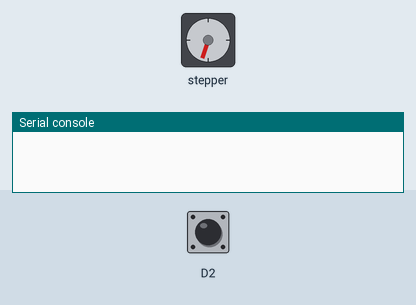
This program was run on a simulated CircuitPython board. Shown: stepper motor, the last lines printed to the serial console. Inputs (shaded band) come from the test bench; at power-on: D2 HIGH. The stepper is drawn at 200 steps a turn.

Above: at 1.2 s.
1.3 s: D2 pulled LOW for 0.15 s
At 2.27 s:
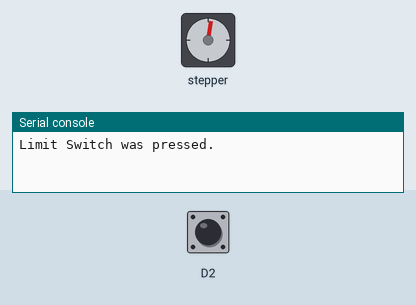
4.3 s: D2 pulled LOW for 1 s
At 4.67 s:
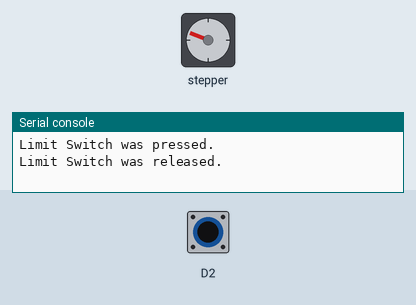
Timing chart, 0 to 19.3 s (numbered marks = the images above; inputs shaded):
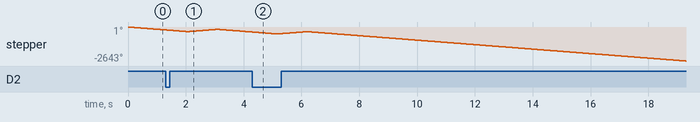

The program:

stepper_limit.py
```python
# Carolina Chao
# Stepper Mottor and Limit Switch - 1/10/2024

import asyncio
import board
import keypad
import time
import digitalio
from adafruit_motor import stepper


DELAY = 0.01    # variable for time between steps
STEPS = 100     # 100 = 0.5 times full rotation of motor

coils = (       # read 4 coils in motor which control steps (4 wires)
    digitalio.DigitalInOut(board.D9),  # A1
    digitalio.DigitalInOut(board.D10), # A2
    digitalio.DigitalInOut(board.D11), # B1
    digitalio.DigitalInOut(board.D12), # B2
)

for coil in coils:          # set digital pins as output
    coil.direction = digitalio.Direction.OUTPUT

motor = stepper.StepperMotor(coils[0], coils[1], coils[2], coils[3], microsteps=None)   # motor object created

async def catch_pin_transitions(pin):      # Print a message when pin goes low and when it goes high.
    with keypad.Keys((pin,), value_when_pressed=False) as keys:
        while True:
            event = keys.events.get()
            if event:
                if event.pressed:           # if limit switch pressed
                    print("Limit Switch was pressed.")
                    for step in range(STEPS):       #
                        motor.onestep(style=stepper.DOUBLE)     # move motor clockwise
                        time.sleep(DELAY)
                elif event.released:         # if limit switch released
                    print("Limit Switch was released.")
            await asyncio.sleep(0)       # run motor to move to check switch again

async def run_motor():
    while (True):
        for step in range(STEPS):
            motor.onestep(direction=stepper.BACKWARD, style=stepper.DOUBLE)     # move motor counterclockwise and put  motor in  setting for  highest torque for pressing down the limit switch
            time.sleep(DELAY)
        await asyncio.sleep(0)       # run limit switch values to move motor again


async def main():
    while (True):
        interrupt_task = asyncio.create_task(catch_pin_transitions(board.D2))           # run both functions at same time, run motor and check limit switch (call catch_pin_Transitions)
        motor_task = asyncio.create_task(run_motor())          # run both functions at same time, call run_motor to monitor motor value changes
        await asyncio.gather(interrupt_task, motor_task)
asyncio.run(main())
```
